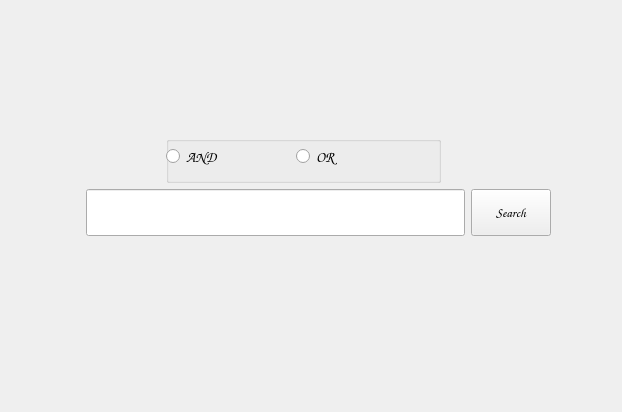
<?xml version="1.0" encoding="UTF-8"?>
<ui version="4.0">
 <class>mini_searchClass</class>
 <widget class="QMainWindow" name="mini_searchClass">
  <property name="enabled">
   <bool>true</bool>
  </property>
  <property name="geometry">
   <rect>
    <x>0</x>
    <y>0</y>
    <width>622</width>
    <height>412</height>
   </rect>
  </property>
  <property name="sizePolicy">
   <sizepolicy hsizetype="Fixed" vsizetype="Fixed">
    <horstretch>0</horstretch>
    <verstretch>0</verstretch>
   </sizepolicy>
  </property>
  <property name="windowTitle">
   <string>cloud_search</string>
  </property>
  <property name="styleSheet">
   <string notr="true">border-image: url(:/mini_search/images/back.jpg);</string>
  </property>
  <widget class="QWidget" name="centralWidget">
   <layout class="QVBoxLayout" name="verticalLayout">
    <item>
     <spacer name="verticalSpacer">
      <property name="orientation">
       <enum>Qt::Vertical</enum>
      </property>
      <property name="sizeHint" stdset="0">
       <size>
        <width>17</width>
        <height>125</height>
       </size>
      </property>
     </spacer>
    </item>
    <item>
     <layout class="QHBoxLayout" name="horizontalLayout">
      <item>
       <spacer name="horizontalSpacer">
        <property name="orientation">
         <enum>Qt::Horizontal</enum>
        </property>
        <property name="sizeType">
         <enum>QSizePolicy::Fixed</enum>
        </property>
        <property name="sizeHint" stdset="0">
         <size>
          <width>155</width>
          <height>20</height>
         </size>
        </property>
       </spacer>
      </item>
      <item>
       <widget class="QGroupBox" name="groupBox">
        <property name="sizePolicy">
         <sizepolicy hsizetype="Expanding" vsizetype="Expanding">
          <horstretch>0</horstretch>
          <verstretch>0</verstretch>
         </sizepolicy>
        </property>
        <property name="styleSheet">
         <string notr="true">border-image: url(:/mini_search/images/back_2.png);</string>
        </property>
        <property name="title">
         <string/>
        </property>
        <widget class="QRadioButton" name="radioButton">
         <property name="enabled">
          <bool>true</bool>
         </property>
         <property name="geometry">
          <rect>
           <x>0</x>
           <y>10</y>
           <width>53</width>
           <height>21</height>
          </rect>
         </property>
         <property name="sizePolicy">
          <sizepolicy hsizetype="Fixed" vsizetype="Fixed">
           <horstretch>0</horstretch>
           <verstretch>0</verstretch>
          </sizepolicy>
         </property>
         <property name="font">
          <font>
           <family>Comic Sans MS</family>
           <pointsize>11</pointsize>
           <weight>75</weight>
           <bold>true</bold>
           <stylestrategy>PreferDefault</stylestrategy>
          </font>
         </property>
         <property name="mouseTracking">
          <bool>true</bool>
         </property>
         <property name="acceptDrops">
          <bool>false</bool>
         </property>
         <property name="toolTip">
          <string/>
         </property>
         <property name="autoFillBackground">
          <bool>false</bool>
         </property>
         <property name="styleSheet">
          <string notr="true">border-image: url(:/mini_search/images/back_2.png);</string>
         </property>
         <property name="text">
          <string>AND</string>
         </property>
         <property name="checkable">
          <bool>true</bool>
         </property>
         <property name="checked">
          <bool>false</bool>
         </property>
         <property name="autoRepeat">
          <bool>false</bool>
         </property>
         <property name="autoExclusive">
          <bool>false</bool>
         </property>
        </widget>
        <widget class="QRadioButton" name="radioButton_2">
         <property name="enabled">
          <bool>true</bool>
         </property>
         <property name="geometry">
          <rect>
           <x>130</x>
           <y>10</y>
           <width>41</width>
           <height>21</height>
          </rect>
         </property>
         <property name="sizePolicy">
          <sizepolicy hsizetype="Fixed" vsizetype="Fixed">
           <horstretch>0</horstretch>
           <verstretch>0</verstretch>
          </sizepolicy>
         </property>
         <property name="font">
          <font>
           <family>Comic Sans MS</family>
           <pointsize>11</pointsize>
           <weight>75</weight>
           <bold>true</bold>
           <kerning>true</kerning>
          </font>
         </property>
         <property name="focusPolicy">
          <enum>Qt::StrongFocus</enum>
         </property>
         <property name="contextMenuPolicy">
          <enum>Qt::DefaultContextMenu</enum>
         </property>
         <property name="whatsThis">
          <string/>
         </property>
         <property name="layoutDirection">
          <enum>Qt::LeftToRight</enum>
         </property>
         <property name="styleSheet">
          <string notr="true">border-image: url(:/mini_search/images/back_2.png);</string>
         </property>
         <property name="text">
          <string>OR</string>
         </property>
        </widget>
       </widget>
      </item>
      <item>
       <spacer name="horizontalSpacer_2">
        <property name="orientation">
         <enum>Qt::Horizontal</enum>
        </property>
        <property name="sizeType">
         <enum>QSizePolicy::Minimum</enum>
        </property>
        <property name="sizeHint" stdset="0">
         <size>
          <width>170</width>
          <height>20</height>
         </size>
        </property>
       </spacer>
      </item>
     </layout>
    </item>
    <item>
     <layout class="QHBoxLayout" name="horizontalLayout_2">
      <item>
       <spacer name="horizontalSpacer_4">
        <property name="orientation">
         <enum>Qt::Horizontal</enum>
        </property>
        <property name="sizeType">
         <enum>QSizePolicy::Fixed</enum>
        </property>
        <property name="sizeHint" stdset="0">
         <size>
          <width>75</width>
          <height>20</height>
         </size>
        </property>
       </spacer>
      </item>
      <item>
       <widget class="QLineEdit" name="lineEdit">
        <property name="sizePolicy">
         <sizepolicy hsizetype="Expanding" vsizetype="Expanding">
          <horstretch>20</horstretch>
          <verstretch>0</verstretch>
         </sizepolicy>
        </property>
        <property name="font">
         <font>
          <family>微软雅黑</family>
          <pointsize>11</pointsize>
         </font>
        </property>
        <property name="styleSheet">
         <string notr="true">border-image: url(:/mini_search/images/back_3.png);</string>
        </property>
        <property name="frame">
         <bool>true</bool>
        </property>
        <property name="clearButtonEnabled">
         <bool>false</bool>
        </property>
       </widget>
      </item>
      <item>
       <widget class="QPushButton" name="pushButton">
        <property name="sizePolicy">
         <sizepolicy hsizetype="Expanding" vsizetype="Expanding">
          <horstretch>0</horstretch>
          <verstretch>0</verstretch>
         </sizepolicy>
        </property>
        <property name="font">
         <font>
          <family>Comic Sans MS</family>
          <pointsize>10</pointsize>
          <weight>75</weight>
          <bold>true</bold>
         </font>
        </property>
        <property name="styleSheet">
         <string notr="true">border-image: url(:/mini_search/images/back.png);
pressed{border-image: url(:/mini_search/images/cloud.jpg)};</string>
        </property>
        <property name="text">
         <string>Search</string>
        </property>
       </widget>
      </item>
      <item>
       <spacer name="horizontalSpacer_5">
        <property name="orientation">
         <enum>Qt::Horizontal</enum>
        </property>
        <property name="sizeType">
         <enum>QSizePolicy::Fixed</enum>
        </property>
        <property name="sizeHint" stdset="0">
         <size>
          <width>60</width>
          <height>20</height>
         </size>
        </property>
       </spacer>
      </item>
     </layout>
    </item>
    <item>
     <spacer name="verticalSpacer_2">
      <property name="orientation">
       <enum>Qt::Vertical</enum>
      </property>
      <property name="sizeHint" stdset="0">
       <size>
        <width>17</width>
        <height>165</height>
       </size>
      </property>
     </spacer>
    </item>
   </layout>
   <zorder>verticalSpacer</zorder>
   <zorder>verticalSpacer_2</zorder>
   <zorder>groupBox</zorder>
   <zorder>horizontalSpacer</zorder>
   <zorder>horizontalSpacer_2</zorder>
  </widget>
  <action name="actionOpen">
   <property name="text">
    <string>Open...</string>
   </property>
  </action>
 </widget>
 <layoutdefault spacing="6" margin="11"/>
 <tabstops>
  <tabstop>radioButton</tabstop>
  <tabstop>radioButton_2</tabstop>
 </tabstops>
 <resources>
  <include location="mini_search.qrc"/>
 </resources>
 <connections/>
</ui>
